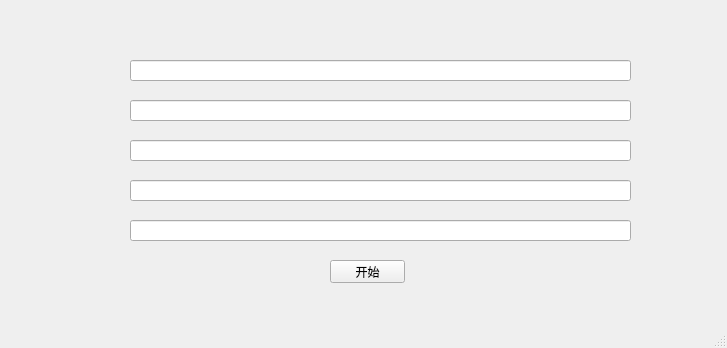
<?xml version="1.0" encoding="UTF-8"?>
<ui version="4.0">
 <class>MainWindow</class>
 <widget class="QMainWindow" name="MainWindow">
  <property name="geometry">
   <rect>
    <x>0</x>
    <y>0</y>
    <width>727</width>
    <height>348</height>
   </rect>
  </property>
  <property name="windowTitle">
   <string>MainWindow</string>
  </property>
  <widget class="QWidget" name="centralwidget">
   <widget class="QLineEdit" name="lineEdit">
    <property name="geometry">
     <rect>
      <x>130</x>
      <y>60</y>
      <width>501</width>
      <height>21</height>
     </rect>
    </property>
   </widget>
   <widget class="QLineEdit" name="lineEdit_2">
    <property name="geometry">
     <rect>
      <x>130</x>
      <y>100</y>
      <width>501</width>
      <height>21</height>
     </rect>
    </property>
   </widget>
   <widget class="QLineEdit" name="lineEdit_3">
    <property name="geometry">
     <rect>
      <x>130</x>
      <y>140</y>
      <width>501</width>
      <height>21</height>
     </rect>
    </property>
   </widget>
   <widget class="QLineEdit" name="lineEdit_4">
    <property name="geometry">
     <rect>
      <x>130</x>
      <y>180</y>
      <width>501</width>
      <height>21</height>
     </rect>
    </property>
   </widget>
   <widget class="QLineEdit" name="lineEdit_5">
    <property name="geometry">
     <rect>
      <x>130</x>
      <y>220</y>
      <width>501</width>
      <height>21</height>
     </rect>
    </property>
   </widget>
   <widget class="QPushButton" name="Open">
    <property name="geometry">
     <rect>
      <x>330</x>
      <y>260</y>
      <width>75</width>
      <height>23</height>
     </rect>
    </property>
    <property name="text">
     <string>开始</string>
    </property>
   </widget>
  </widget>
  <widget class="QStatusBar" name="statusbar"/>
 </widget>
 <resources/>
 <connections/>
</ui>
